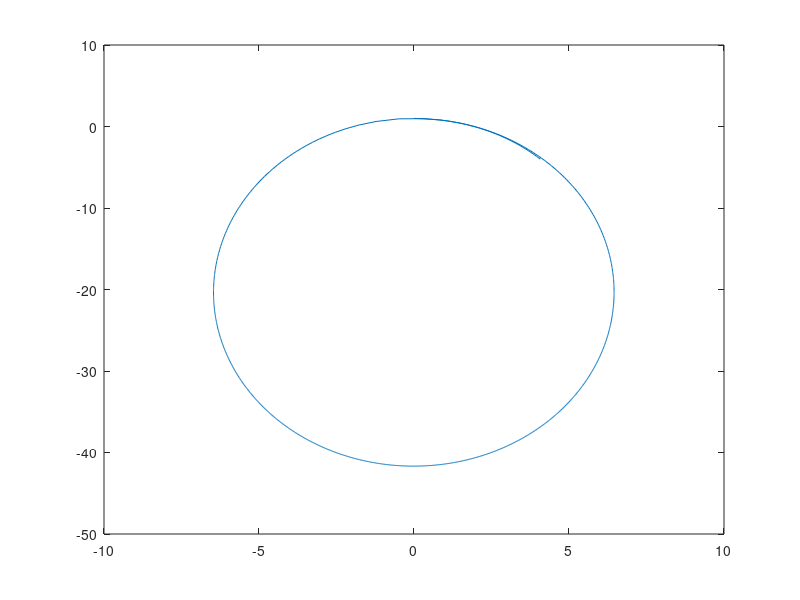

Source code (MATLAB):
%runge-kutta para calcular posiçao de um planeta orbitando o sol
clear all
clc

g=@(t,f)[-4*(pi^2)*f(2)/((f(2)^2+f(4).^2)^(3/2));f(1);-4*(pi^2)*f(4)/((f(2).^2+f(4)^2)^(3/2));f(3)];
dt=0.1;

f(1,1)=8.8;%velocidade em x
f(3,1)=0;%velocidade em y
f(2,1)=0;%posição inicial em x
f(4,1)=1;%posição inicial em y

n=1;
t(1)=0;

while n<1000
	k1(:,1)=g(t(n),f(:,n));
	k2(:,1)=g(t(n)+dt/2,f(:,n)+dt.*k1./2);
	k3(:,1)=g(t(n)+dt/2,f(:,n)+dt.*k2./2);
	k4(:,1)=g(t(n)+dt,f(:,n)+dt.*k3);
	f(:,n+1)=f(:,n)+(dt/6).*(k1(:,1)+2.*k2(:,1)+2.*k3(:,1)+k4(:,1));
	n=n+1;
	t(n)=n*dt;
end
plot(f(2,:),f(4,:))